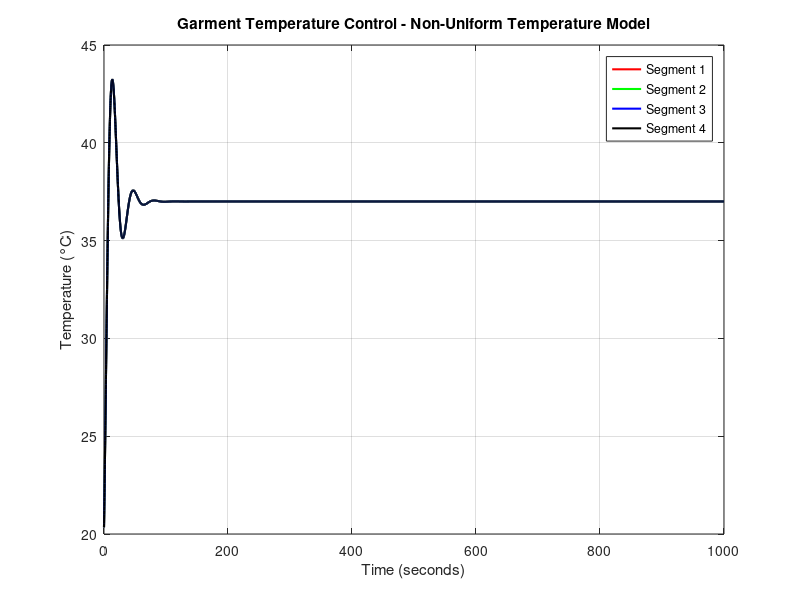

Write the MATLAB code that produced this figure.
clc
close all
clear
% Parameters for thermal system
m = 0.125;             % Mass of each garment segment (kg) (total 4 segments)
c = 1000;              % Specific heat capacity (J/kg·K)
h_body = 5;            % Heat transfer coefficient with body (W/K)
h_env = 2;             % Heat transfer coefficient with environment (W/K)
T_set = 37;            % Target temperature (°C)

% Environmental conditions
T_body = 36.5;         % Body temperature (°C)
T_env = 20;            % Ambient temperature (°C)
h_loss = 0.8;          % Heat loss coefficient

% Initial temperature for each segment
T_segments = [20, 20, 20, 20];   % Initial temperatures of 4 segments (°C)
dt = 0.1;                        % Time step for simulation (seconds)
time = 0:dt:1000;                % Total simulation time in seconds

% PID controller parameters (same for each segment)
Kp = 10;                         % Proportional gain
Ki = 5;                          % Integral gain
Kd = 1;                          % Derivative gain

% Initialize variables for PID control
error_sum = zeros(1, 4);
last_error = zeros(1, 4);

% Initialize arrays for plotting
T_history_segments = zeros(length(time), 4);  % Array to store temperature history of each segment

% Simulation loop
for i = 1:length(time)
    for j = 1:4  % Loop through each garment segment
        % Calculate error between target temperature and current temperature of each segment
        error = T_set - T_segments(j);
        
        % PID control: calculate control power for both heating and cooling
        error_sum(j) = error_sum(j) + error * dt;
        error_rate = (error - last_error(j)) / dt;
        Power = Kp * error + Ki * error_sum(j) + Kd * error_rate;
        last_error(j) = error;
        
        % Bidirectional actuator: Power can be positive (heating) or negative (cooling)
        Q_actuator = Power;  % Actuator heat: adds or removes heat based on Power sign
        
        % Heat from body and environment
        Q_body = h_body * (T_body - T_segments(j));
        Q_env = h_env * (T_env - T_segments(j));
        
        % Heat loss to surroundings and transfer between segments (for simple modeling)
        Q_loss = h_loss * (T_segments(j) - T_env);
        
        % Heat transfer between neighboring segments
        if j > 1  % Heat exchange with previous segment
            Q_transfer = 0.1 * (T_segments(j-1) - T_segments(j));
        else
            Q_transfer = 0;  % No transfer for the first segment
        end
        if j < 4  % Heat exchange with next segment
            Q_transfer = Q_transfer + 0.1 * (T_segments(j+1) - T_segments(j));
        end
        
        % Differential equation for temperature change of each segment
        dTdt = (Q_actuator + Q_body + Q_env - Q_loss + Q_transfer) / (m * c);
        T_segments(j) = T_segments(j) + dTdt * dt;  % Update temperature using Euler integration
        
        % Store temperature for plotting
        T_history_segments(i, j) = T_segments(j);
    end
end

% Plotting temperature over time for each segment
figure;
plot(time, T_history_segments(:, 1), 'r', 'LineWidth', 1.5); hold on;
plot(time, T_history_segments(:, 2), 'g', 'LineWidth', 1.5);
plot(time, T_history_segments(:, 3), 'b', 'LineWidth', 1.5);
plot(time, T_history_segments(:, 4), 'k', 'LineWidth', 1.5);
xlabel('Time (seconds)');
ylabel('Temperature (°C)');
title('Garment Temperature Control - Non-Uniform Temperature Model');
legend('Segment 1', 'Segment 2', 'Segment 3', 'Segment 4');
grid on;
